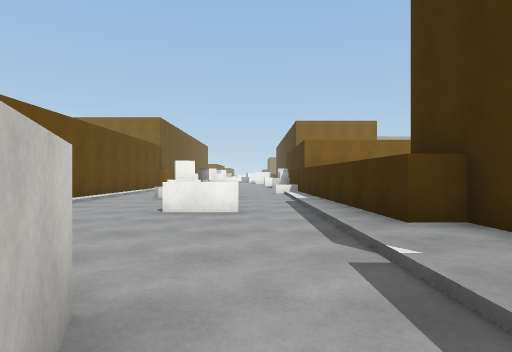
View 1 (above)

14 first-person views from a walk through a scene from a Unity 3-D project. The camera is 1.2 m above the floor, looks level and sees 75° across. The floor is counted in squares, 2 m on a side. Each view is taken from the middle of a square. On the plan, view 1 faces up. The plan holds only what a view shows up to about 10 squares ahead; the rest is blank. The place goes on beyond the plan. The player character is not drawn. Some animated figures are not drawn. Surface patterns are stand-ins for the level's own textures.

View 2
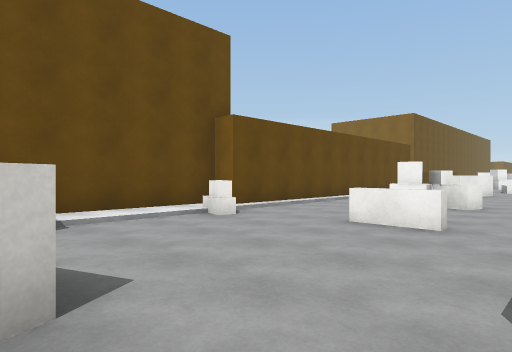

View 3
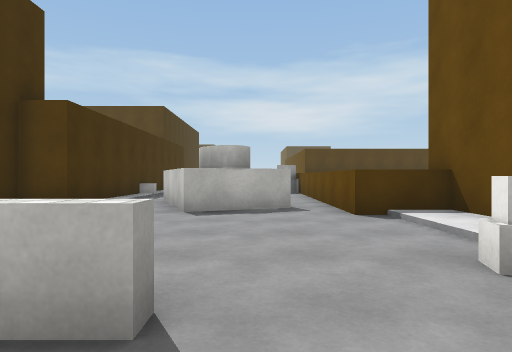

View 4
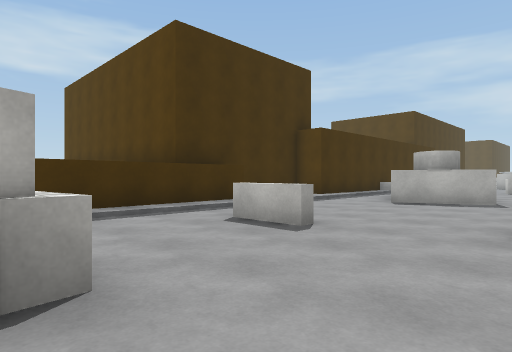

View 5
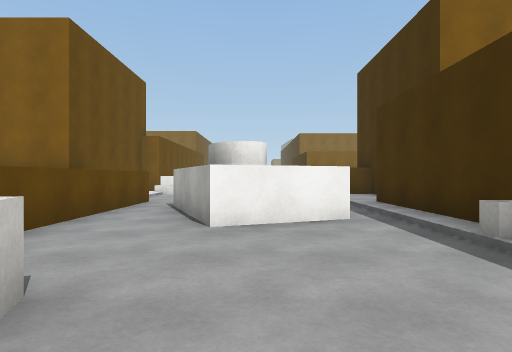

View 6
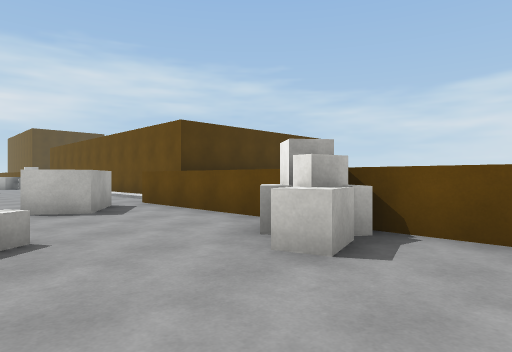

View 7
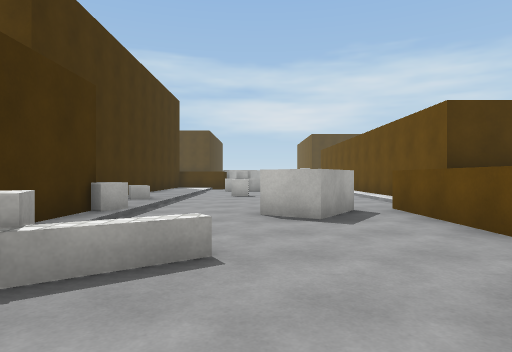

View 8
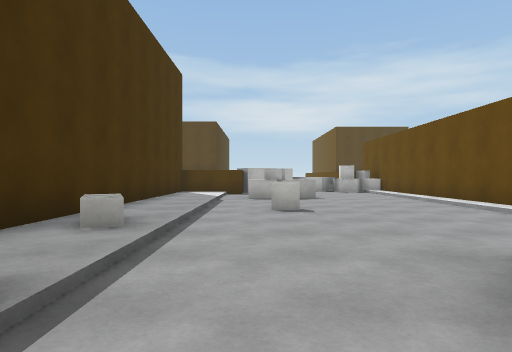

View 9
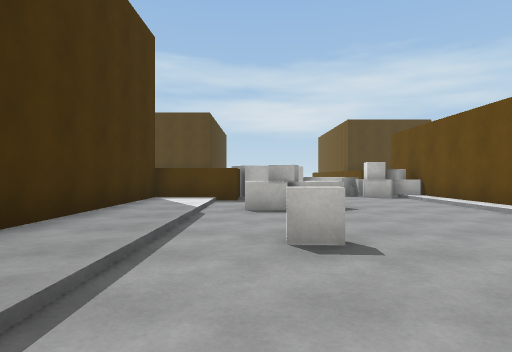

View 10
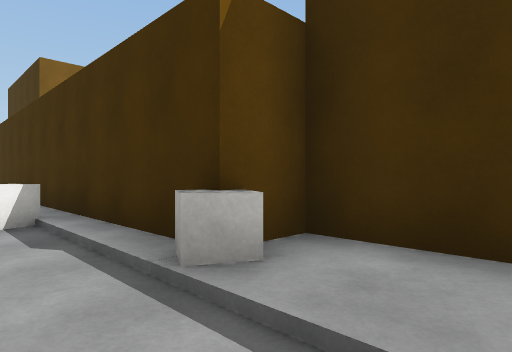

View 11
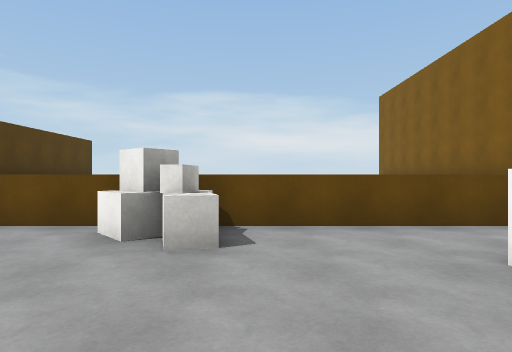

View 12
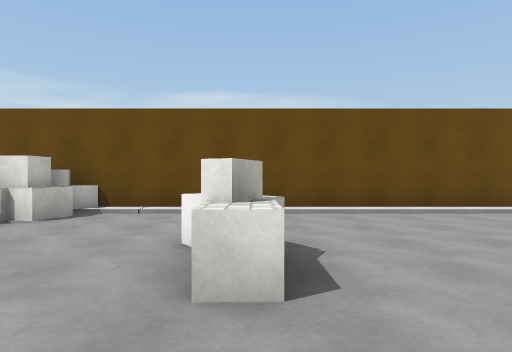

View 13
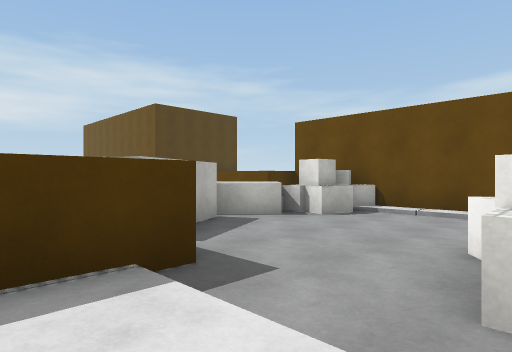

View 14
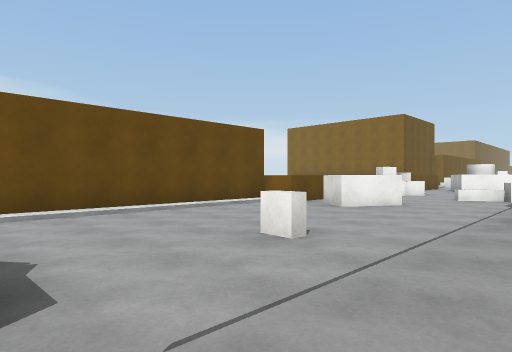

### Floor plan
Key: @ floor where view 1 was taken; # wall or solid block; x gap in a wall; . main floor; : floor 0.25 m higher than the main floor; / step, stairs or slope; ^ raised ledge; C cube; B block; O other object.
Columns run from 9 left of view 1 to 3 right of it. Each row starts with its distance up from view 1.
 10     #..C../^
  9     #.OOB./^
  8     #...../^
  7     #...../^
  6     #...^./^
  5     #B..../#^
  4     #...../#
  3     #...../:#
  2     #...../:#
  1 ^^^^^^.^^./:#
  0      ^.##@/##
 -1      ^.^ ^/#
 -2      ^..^./#
 -3      ^....B#
 -4      ^..../#
 -5      ^OO../#
 -6      ^O..#C#
 -7      ^..../#
 -8      ^..../#
 -9      ^.^..C##
-10 ^^^^^^x^../:#
-11     #/..../:#
-12     #/..../B#
-13     #/..../:#
-14     #/..B./:#
-15     #/..../:#
-16     #/..../:#
-17     #/..OO/:#
-18     #/..../:#
-19     #/..../:#
-20     #O....^^

Positions as (right, up) in squares from view 1, and headings:
1: (0, 0), facing up
2: (1, 1), facing up-left
3: (-2, 7), facing down
4: (-4, 9), facing down-right
5: (-1, -6), facing up
6: (0, -3), facing down-left
7: (-1, -4), facing down
8: (0, -8), facing down
9: (0, -11), facing down
10: (0, -11), facing up-right
11: (1, -4), facing left
12: (2, -17), facing left
13: (2, -17), facing down-left
14: (2, -17), facing up-left
